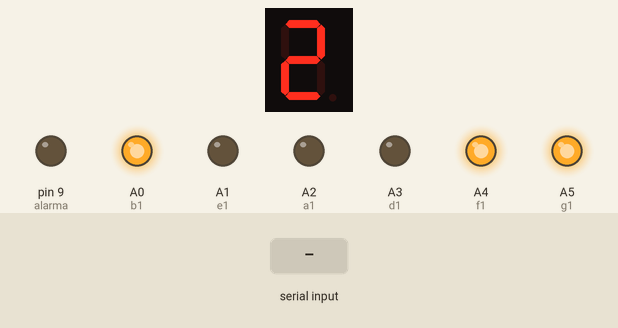
Recording of a sketch running on a simulated Arduino Uno, built with avr-gcc and run on an emulated ATmega328P. Parts: 1-digit seven-segment display, output pins drawn as LEDs (lit = HIGH). Wiring (inferred from the names in the program): 1-digit 7-segment display, segments lit when HIGH: segments pin 5, pin 7, pin 8, pin 4, pin 6, pin 3, pin 2. Dashed ring = blinking. The test bench sets the inputs (shaded band). The segment pins are drawn as the display they are named for; pins used as bus, display or sensor lines are not drawn; what the sketch prints to the serial monitor is not drawn.

Above: at 1.2 s.
1.3 s: "I\n" received over the second serial link
At 4.2 s:
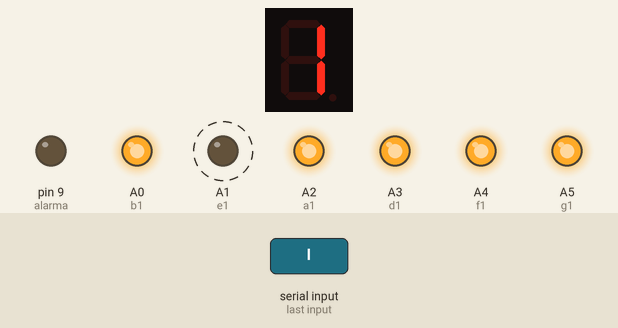
4.3 s: "T:1\n" received over Serial
At 5.1 s:
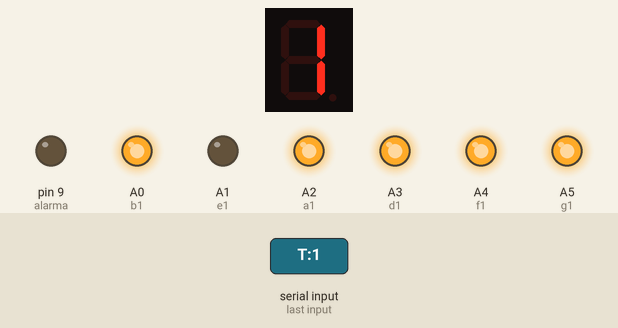
5.8 s: "I\n" received over Serial
At 8.7 s:
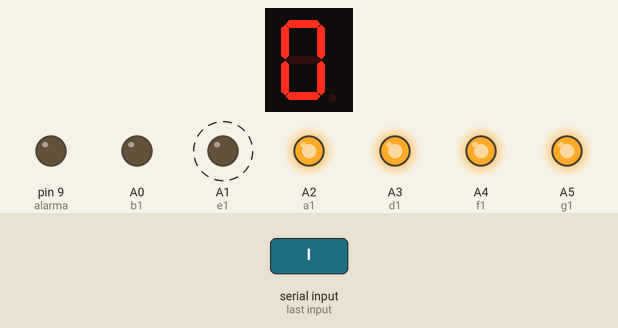
8.8 s: "T:150\n" received over Serial
At 9.5 s:
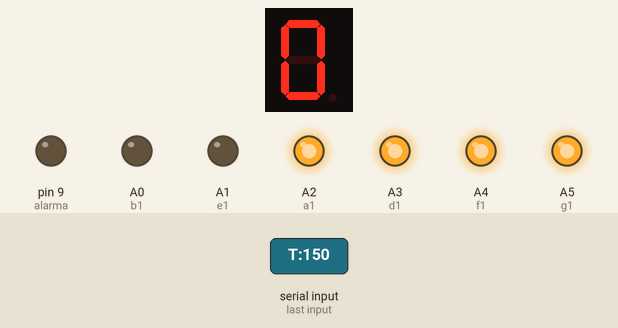
Timing chart, 0 to 11.8 s (numbered marks = the images above; inputs shaded):
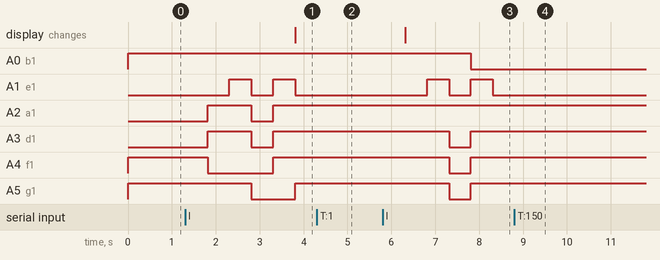

Measured:
- after the input at 1.3 s, A1 (e1): alternates HIGH for 0.50 s and LOW for 0.50 s, starting after 1.0 s; A2 (a1), A3 (d1): LOW → HIGH after 0.51 s, → LOW 1.0 s later, → HIGH 0.50 s later; A4 (f1): HIGH → LOW after 0.51 s, → HIGH 1.5 s later; A5 (g1): HIGH → LOW after 1.5 s, → HIGH 1.0 s later; the display: changes after 2.5 s (image 1)
- after the input at 4.3 s, A0 (b1): stays HIGH (without the input it goes to LOW after 1.0 s); A1 (e1): stays LOW (without the input it goes to HIGH after 0.01 s); A3 (d1), A4 (f1), A5 (g1): stays HIGH (without the input it goes to LOW after 0.51 s)
- after the input at 5.8 s, A0 (b1): HIGH → LOW after 2.0 s; A1 (e1): alternates HIGH for 0.50 s and LOW for 0.50 s, starting after 1.0 s; A3 (d1), A4 (f1), A5 (g1): HIGH → LOW after 1.5 s, → HIGH 0.50 s later; the display: changes after 0.51 s (image 3)
- after the input at 8.8 s, pin 9 (alarma): stays LOW (without the input it goes to HIGH after 2.0 s); A0 (b1), A1 (e1): stops changing and stays LOW; A2 (a1), A3 (d1), A4 (f1): stops changing and stays HIGH; A5 (g1): stays HIGH (without the input it goes to LOW after 1.5 s)

The sketch:

timer_bascket2.0.ino
```cpp
#include <SoftwareSerial.h>
SoftwareSerial BT1(11, 10); // RX | TX

String inputString = "";         // a String to hold incoming data
bool stringComplete = false;  // whether the string is complete

const int velocidadBluetooth = 9600;

//----------------------------------
//pines que controlan los display
//----------------------------------
//display 1
const byte f=3;//A0;//A0;//
const byte g=2;//13;//A1;//
const byte d=4;//A5;//A2;//
const byte a=5;//A3;//A2;//
const byte e=6;//A4;//A4;//
const byte b=7;//A1;//A0;//
const byte c=8;//A2;//13;//
//display 2
const byte f1=A4;//3;
const byte g1=A5;//4;
const byte d1=A3;//9;
const byte a1=A2;//8;
const byte e1=A1;//7;
const byte b1=A0;//6;
const byte c1=13;//5;
//display 2

//----------------------------------

//----------------------------------
//Variables utilizados para el conteo
//----------------------------------
const byte alarma = 9;
byte dis1=2;
byte dis2=4;
byte idis1=2;
byte idis2=4;

byte start = 0;

unsigned long previousMillis = 0;

const long interval = 500;           // intervalo en milisegundo


const int tiempo = 500;


void Conteo(){
  if (dis2==0){
    dis1--;
    dis2=9;
  }else{
    dis2--;
  }
}

void Mostrar_numero(byte a, byte  b, byte c, byte  d, byte e, byte f, byte g, int num1){
  switch (num1) {
    case 0:{
      digitalWrite(a, HIGH);
      digitalWrite(b, HIGH);
      digitalWrite(c, HIGH);
      digitalWrite(d, HIGH);
      digitalWrite(e, HIGH);
      digitalWrite(f, HIGH);
      digitalWrite(g, LOW);
      break;
    }
    case 1:{
      digitalWrite(a, LOW);
      digitalWrite(b, HIGH);
      digitalWrite(c, HIGH);
      digitalWrite(d, LOW);
      digitalWrite(e, LOW);
      digitalWrite(f, LOW);
      digitalWrite(g, LOW);
      break;
    }
    case 2:{
      digitalWrite(a, HIGH);
      digitalWrite(b, HIGH);
      digitalWrite(c, LOW);
      digitalWrite(d, HIGH);
      digitalWrite(e, HIGH);
      digitalWrite(f, LOW);
      digitalWrite(g, HIGH);
      break;
    }
    case 3:{
      digitalWrite(a, HIGH);
      digitalWrite(b, HIGH);
      digitalWrite(c, HIGH);
      digitalWrite(d, HIGH);
      digitalWrite(e, LOW);
      digitalWrite(f, LOW);
      digitalWrite(g, HIGH);
      break;
    }
    case 4:{
      digitalWrite(a, LOW);
      digitalWrite(b, HIGH);
      digitalWrite(c, HIGH);
      digitalWrite(d, LOW);
      digitalWrite(e, LOW);
      digitalWrite(f, HIGH);
      digitalWrite(g, HIGH);
      break;
    }
    case 5:{
      digitalWrite(a, HIGH);
      digitalWrite(b, LOW);
      digitalWrite(c, HIGH);
      digitalWrite(d, HIGH);
      digitalWrite(e, LOW);
      digitalWrite(f, HIGH);
      digitalWrite(g, HIGH);
      break;
    }
    case 6:{
      digitalWrite(a, HIGH);
      digitalWrite(b, LOW);
      digitalWrite(c, HIGH);
      digitalWrite(d, HIGH);
      digitalWrite(e, HIGH);
      digitalWrite(f, HIGH);
      digitalWrite(g, HIGH);
      break;
    }
    case 7:{
      digitalWrite(a, HIGH);
      digitalWrite(b, HIGH);
      digitalWrite(c, HIGH);
      digitalWrite(d, LOW);
      digitalWrite(e, LOW);
      digitalWrite(f, LOW);
      digitalWrite(g, LOW);
      break;
    }
    case 8:{
      digitalWrite(a, HIGH);
      digitalWrite(b, HIGH);
      digitalWrite(c, HIGH);
      digitalWrite(d, HIGH);
      digitalWrite(e, HIGH);
      digitalWrite(f, HIGH);
      digitalWrite(g, HIGH);
      break;
    }
    case 9:{
      digitalWrite(a, HIGH);
      digitalWrite(b, HIGH);
      digitalWrite(c, HIGH);
      digitalWrite(d, HIGH);
      digitalWrite(e, LOW);
      digitalWrite(f, HIGH);
      digitalWrite(g, HIGH);
      break;
    }
    default:
      digitalWrite(a, LOW);
      digitalWrite(b, LOW);
      digitalWrite(c, LOW);
      digitalWrite(d, LOW);
      digitalWrite(e, LOW);
      digitalWrite(f, LOW);
      digitalWrite(g, LOW);
      break;
  }

}

void Resetear(){
 dis1=idis1;
 dis2=idis2;
}
void Comparar(String inputString){
    unsigned long currentMillis = millis();
    Serial.print(inputString);
    if (inputString.length()>2 && inputString[1]==':'){
      String tiempo = inputString.substring(2);//.toInt();
      int puntos = inputString.indexOf(':');
      String operacion = inputString.substring(0,puntos);
      if (operacion == "T"){
        dis1=String(tiempo[0]).toInt();
        dis2 =String(tiempo[1]).toInt();
        idis1=dis1;
        idis2=dis2;
        start=0;
      }
      Serial.println(operacion);
    }else if (inputString=="I"){
      BT1.println("Iniciar...");
      Resetear();
      start=1;
      currentMillis = millis();
      previousMillis = currentMillis;
    }else if (inputString=="D"){
      BT1.println("Dentener...");
      start=0;
    }else if (inputString=="R"){
      BT1.println("Reiniciar...");
      Resetear();
      //el pin de resetear resetear
      start=0;
    }else if(inputString=="T:60"){
      BT1.println("60 Segundos...");
      Resetear();
      idis1 = 6;
      idis2 = 0;
      dis1 = 6;
      dis2 = 0;
      start=0;
    }else if(inputString=="T:24"){
      BT1.println("24 Segundos...");
      idis1 = 2;
      idis2 = 4;
      dis1 = 2;
      dis2 = 4;
      start=0;
    }else if(inputString=="T:14"){
      BT1.println("14 Segundos...");
      idis1 = 1;
      idis2 = 4;
      dis1 = 1;
      dis2 = 4;
      start=0;
    }
    BT1.print(dis1);
    BT1.print(dis2);
    BT1.println(";");
}

void setup() {
  pinMode(alarma, OUTPUT);
  pinMode(a, OUTPUT);
  pinMode(b, OUTPUT);
  pinMode(c, OUTPUT);
  pinMode(d, OUTPUT);
  pinMode(e, OUTPUT);
  pinMode(f, OUTPUT);
  pinMode(g, OUTPUT);

  pinMode(a1, OUTPUT);
  pinMode(b1, OUTPUT);
  pinMode(c1, OUTPUT);
  pinMode(d1, OUTPUT);
  pinMode(e1, OUTPUT);
  pinMode(f1, OUTPUT);
  pinMode(g1, OUTPUT);

  Serial.begin(57600);

  Serial.begin(57600);
    while (!Serial) {
      ; // wait for serial port to connect. Needed for native USB port only
  }
  Serial.println("Iniciando bluetooth...");
  BT1.begin(velocidadBluetooth);
  Serial.println("Bluetooth iniciado");

  Serial.println("Iniciado TIMER");
  Mostrar_numero(a,b,c,d,e,f,g,dis1);
  Mostrar_numero(a1,b1,c1,d1,e1,f1,g1,dis2);
}

void loop() {
  unsigned long currentMillis = millis();


  if (currentMillis - previousMillis >= interval && start==1) {

    previousMillis = currentMillis;
    Conteo();
    Mostrar_numero(a,b,c,d,e,f,g,dis1);
    Mostrar_numero(a1,b1,c1,d1,e1,f1,g1,dis2);


    if (dis1==0 && dis2==0){
      digitalWrite(alarma, HIGH);
      Mostrar_numero(a,b,c,d,e,f,g,10);
      Mostrar_numero(a1,b1,c1,d1,e1,f1,g1,10);
      delay(tiempo);
      Mostrar_numero(a,b,c,d,e,f,g,dis1);
      Mostrar_numero(a1,b1,c1,d1,e1,f1,g1,dis2);
      delay(tiempo);
      Mostrar_numero(a,b,c,d,e,f,g,10);
      Mostrar_numero(a1,b1,c1,d1,e1,f1,g1,10);
      delay(tiempo);
      Mostrar_numero(a,b,c,d,e,f,g,dis1);
      Mostrar_numero(a1,b1,c1,d1,e1,f1,g1,dis2);
      delay(tiempo);
      Mostrar_numero(a,b,c,d,e,f,g,10);
      Mostrar_numero(a1,b1,c1,d1,e1,f1,g1,10);
      delay(tiempo);
      Mostrar_numero(a,b,c,d,e,f,g,dis1);
      Mostrar_numero(a1,b1,c1,d1,e1,f1,g1,dis2);
      delay(tiempo);
      dis1=idis1;
      dis2=idis2;
      start=0;
      Mostrar_numero(a,b,c,d,e,f,g,dis1);
      Mostrar_numero(a1,b1,c1,d1,e1,f1,g1,dis2);
      digitalWrite(alarma, LOW);
    }
  }
  while (BT1.available()){
     char inChar = (char)BT1.read();
     if (inChar == '\n' || inChar == ';' ) {
       stringComplete = true;
     }else{
       inputString += inChar;
     }
  }

  if (stringComplete) {

    Comparar(inputString);
    inputString = "";
    stringComplete = false;
  }


}
void serialEvent() {
  while (Serial.available()) {
    // get the new byte:
    char inChar = (char)Serial.read();
    if (inChar == '\n' || inChar == ';' ) {
      stringComplete = true;
    }else{
      inputString += inChar;
    }


  }
}
```
